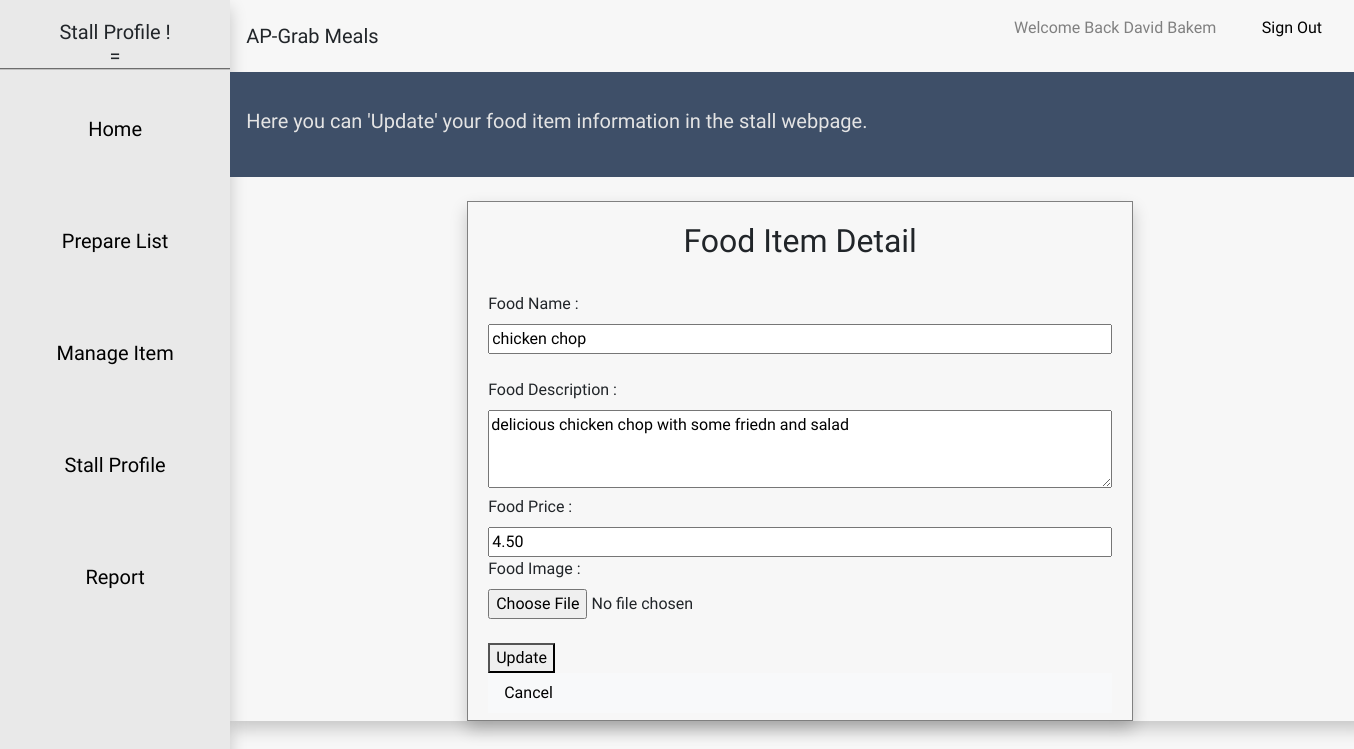
The app's page /online-meal-ordering-system/vendor-dept-app/edit.php?id=F001 (signed in) with its own data.
### tables this page shows
CREATE TABLE `food` (
  `Food_ID` varchar(255) NOT NULL,
  `Stall_ID` int(11) NOT NULL,
  `Food_Name` varchar(255) NOT NULL,
  `Food_Category` varchar(255) NOT NULL,
  `Unit_Price` varchar(255) NOT NULL,
  `Food_Description` varchar(255) NOT NULL,
  `Food_File` varchar(255) NOT NULL,
  `Food_Status` varchar(255) NOT NULL
);

### online-meal-ordering-system/vendor-dept-app/edit.php (the view, shortened to what this page needs)
<?php session_start();
include("base.php")?>
<div class="whole">
	<nav class="navbar navbar-light ayoyolaoshi">
		<div>
			<div class="navbar-body">
				<h5><p class="card-text">Here you can 'Update' your food item information in the stall webpage.</p></h5>
			</div>
		</div>
	</nav>
	<center><div class="container">
		<br>
		<?php
			if (isset($_GET['id'])){
			$fid = $_GET['id'];
			$sql = "SELECT * FROM food WHERE Food_ID = '$fid'";
			$result = mysqli_query($con, $sql);
			$food = mysqli_fetch_array($result);
			if(count($result) == 1 ){
				$name = $food['Food_Name'];
				$description = $food['Food_Description'];
				$price = $food['Unit_Price'];
			echo "<div class='edit_form'>";
			echo "<div><h2>Food Item Detail</h2><br></div>";
			echo "<form class='login_form' method='post' action='update1.php' enctype='multipart/form-data'   onsubmit='return validateForm()' name='myForm' >";
			echo "<div class='all'>";
			echo "<div>";
			echo "<label>Food Name :</label>";
			echo "<input type='text' name='foodname' id='foodname' placeholder='Enter Food Name here...' value='".$name."' pattern='[a-z]{1-100}[0-9]{0-10}'' title='' required>";
			echo "</div><br>";
			echo "<div>";
			echo "<label>Food Description :</label>";
			echo "<textarea type='text' name='fooddescription' id='fooddescription' placeholder='Enter Food Description here...' rows='3' required>";
			echo "".$description."";
			echo "</textarea>";
			echo "</div>";
			echo "<div>";
			echo "<label>Food Price :</label>";
			echo "<input type='text' name='foodprice' id='foodprice' placeholder='Enter Food Price here...' pattern='[0-9]{0-10}'' title='Only Number is allow' value='".$price."' required>";
			echo "</div>";
			echo "<div>";
			echo "<label>Food Image :</label>";
			echo "<input type='file' name='image' id='image' required>";
			echo "</div><br>";
			echo "<button class='left' type='submit' name='update' id='update'>Update</button>";
			echo "<a class='navbar navbar-light bg-light cancel editcancel' href='manage.php'>Cancel</a>";
			echo "</div>";
			echo "</form>";
			echo "</div>";
			}
			else{
				echo "<script>alert('No data');</script>";
				echo "<script>window.location.href = 'manage.php';</script>";
			}
		}
		?>
		</div></center>
</div>

### online-meal-ordering-system/vendor-dept-app/base.php (style rules this page uses)
body { font-family: 'ZCOOL XiaoWei', serif; }

### records on screen
food: foodname "chicken chop", fooddescription "delicious chicken chop with some friedn and salad", foodprice "4.50"

### other values on screen
$_SESSION["login_stall"] "David Bakem"
